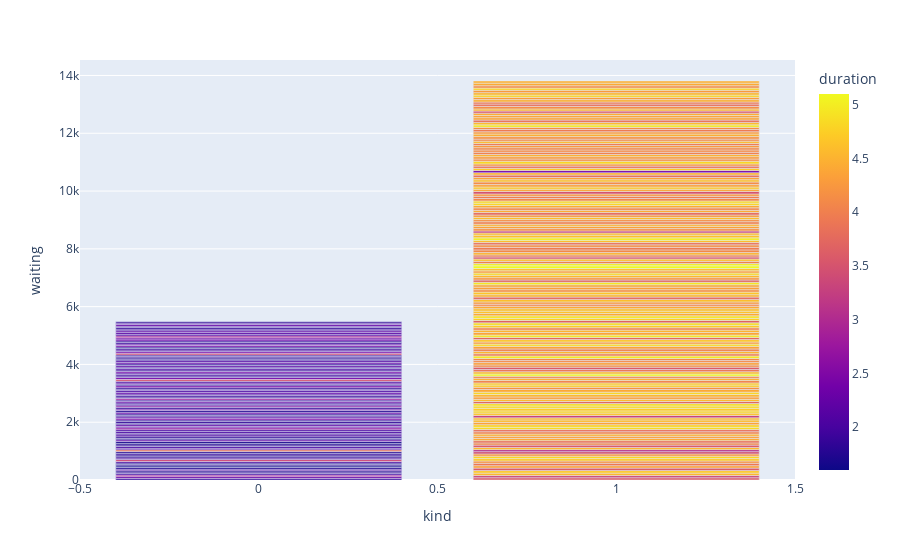

Notebook code for this chart:
### Code cell
px.bar(data, data['kind'], data['waiting'], color='duration')

### Figure 1 — Plotly figure (JSON) as saved in the notebook; plotly's stock layout.template omitted (floating-point values rounded to 4 significant figures; data arrays with more than 128 entries replaced by an {"elided": "..."} marker saying what was removed)
{"data": [{"alignmentgroup": "True", "hovertemplate": "kind=%{x}<br>waiting=%{y}<br>duration=%{marker.color}<extra></extra>", "legendgroup": "", "marker": {"color": {"elided": "272 float values"}, "coloraxis": "coloraxis", "pattern": {"shape": ""}}, "name": "", "offsetgroup": "", "orientation": "v", "showlegend": false, "textposition": "auto", "type": "bar", "x": {"elided": "272 int values"}, "xaxis": "x", "y": {"elided": "272 int values"}, "yaxis": "y"}], "layout": {"barmode": "relative", "coloraxis": {"colorbar": {"title": {"text": "duration"}}, "colorscale": [[0, "#0d0887"], [0.1111, "#46039f"], [0.2222, "#7201a8"], [0.3333, "#9c179e"], [0.4444, "#bd3786"], [0.5556, "#d8576b"], [0.6667, "#ed7953"], [0.7778, "#fb9f3a"], [0.8889, "#fdca26"], [1, "#f0f921"]]}, "legend": {"tracegroupgap": 0}, "margin": {"t": 60}, "xaxis": {"anchor": "y", "domain": [0, 1], "title": {"text": "kind"}}, "yaxis": {"anchor": "x", "domain": [0, 1], "title": {"text": "waiting"}}}}
